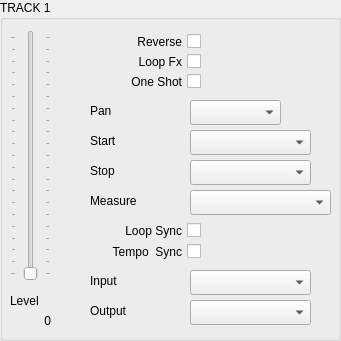
   <widget class="QGroupBox" name="gp_Track1">
    <property name="geometry">
     <rect>
      <x>10</x>
      <y>70</y>
      <width>341</width>
      <height>341</height>
     </rect>
    </property>
    <property name="title">
     <string>TRACK 1</string>
    </property>
    <widget class="QCheckBox" name="track1_Reverse">
     <property name="geometry">
      <rect>
       <x>110</x>
       <y>30</y>
       <width>91</width>
       <height>23</height>
      </rect>
     </property>
     <property name="layoutDirection">
      <enum>Qt::RightToLeft</enum>
     </property>
     <property name="text">
      <string>Reverse</string>
     </property>
    </widget>
    <widget class="QSlider" name="track1_Level">
     <property name="geometry">
      <rect>
       <x>10</x>
       <y>30</y>
       <width>41</width>
       <height>251</height>
      </rect>
     </property>
     <property name="maximum">
      <number>200</number>
     </property>
     <property name="orientation">
      <enum>Qt::Vertical</enum>
     </property>
     <property name="tickPosition">
      <enum>QSlider::TicksBothSides</enum>
     </property>
    </widget>
    <widget class="QLabel" name="label_track1_Level">
     <property name="geometry">
      <rect>
       <x>10</x>
       <y>290</y>
       <width>41</width>
       <height>21</height>
      </rect>
     </property>
     <property name="text">
      <string>Level</string>
     </property>
    </widget>
    <widget class="QCheckBox" name="track1_LoopFx">
     <property name="geometry">
      <rect>
       <x>120</x>
       <y>50</y>
       <width>81</width>
       <height>23</height>
      </rect>
     </property>
     <property name="layoutDirection">
      <enum>Qt::RightToLeft</enum>
     </property>
     <property name="autoFillBackground">
      <bool>false</bool>
     </property>
     <property name="text">
      <string>Loop Fx</string>
     </property>
    </widget>
    <widget class="QCheckBox" name="track1_OneShot">
     <property name="geometry">
      <rect>
       <x>110</x>
       <y>70</y>
       <width>91</width>
       <height>23</height>
      </rect>
     </property>
     <property name="layoutDirection">
      <enum>Qt::RightToLeft</enum>
     </property>
     <property name="text">
      <string>One Shot</string>
     </property>
    </widget>
    <widget class="QLabel" name="label_track1_Pan">
     <property name="geometry">
      <rect>
       <x>90</x>
       <y>100</y>
       <width>91</width>
       <height>21</height>
      </rect>
     </property>
     <property name="text">
      <string>Pan</string>
     </property>
    </widget>
    <widget class="QComboBox" name="track1_Pan">
     <property name="geometry">
      <rect>
       <x>190</x>
       <y>100</y>
       <width>91</width>
       <height>25</height>
      </rect>
     </property>
    </widget>
    <widget class="QComboBox" name="track1_Stop">
     <property name="geometry">
      <rect>
       <x>190</x>
       <y>160</y>
       <width>121</width>
       <height>25</height>
      </rect>
     </property>
    </widget>
    <widget class="QLabel" name="label_track1_Stop">
     <property name="geometry">
      <rect>
       <x>90</x>
       <y>160</y>
       <width>91</width>
       <height>21</height>
      </rect>
     </property>
     <property name="text">
      <string>Stop</string>
     </property>
    </widget>
    <widget class="QComboBox" name="track1_Start">
     <property name="geometry">
      <rect>
       <x>190</x>
       <y>130</y>
       <width>121</width>
       <height>25</height>
      </rect>
     </property>
    </widget>
    <widget class="QLabel" name="label_track1_Start">
     <property name="geometry">
      <rect>
       <x>90</x>
       <y>130</y>
       <width>91</width>
       <height>21</height>
      </rect>
     </property>
     <property name="text">
      <string>Start</string>
     </property>
    </widget>
    <widget class="QComboBox" name="track1_Measure">
     <property name="geometry">
      <rect>
       <x>190</x>
       <y>190</y>
       <width>141</width>
       <height>25</height>
      </rect>
     </property>
    </widget>
    <widget class="QLabel" name="label_track1_Measure">
     <property name="geometry">
      <rect>
       <x>90</x>
       <y>190</y>
       <width>91</width>
       <height>21</height>
      </rect>
     </property>
     <property name="text">
      <string>Measure</string>
     </property>
    </widget>
    <widget class="QCheckBox" name="track1_LoopSync">
     <property name="geometry">
      <rect>
       <x>80</x>
       <y>220</y>
       <width>121</width>
       <height>21</height>
      </rect>
     </property>
     <property name="layoutDirection">
      <enum>Qt::RightToLeft</enum>
     </property>
     <property name="text">
      <string>Loop Sync</string>
     </property>
    </widget>
    <widget class="QCheckBox" name="track1_TempoSync">
     <property name="geometry">
      <rect>
       <x>70</x>
       <y>240</y>
       <width>131</width>
       <height>23</height>
      </rect>
     </property>
     <property name="layoutDirection">
      <enum>Qt::RightToLeft</enum>
     </property>
     <property name="text">
      <string>Tempo  Sync</string>
     </property>
    </widget>
    <widget class="QLabel" name="label_track1_Output">
     <property name="geometry">
      <rect>
       <x>90</x>
       <y>300</y>
       <width>71</width>
       <height>21</height>
      </rect>
     </property>
     <property name="text">
      <string>Output</string>
     </property>
    </widget>
    <widget class="QComboBox" name="track1_Input">
     <property name="geometry">
      <rect>
       <x>190</x>
       <y>270</y>
       <width>121</width>
       <height>25</height>
      </rect>
     </property>
    </widget>
    <widget class="QComboBox" name="track1_Output">
     <property name="geometry">
      <rect>
       <x>190</x>
       <y>300</y>
       <width>121</width>
       <height>25</height>
      </rect>
     </property>
    </widget>
    <widget class="QLabel" name="label_track1_Input">
     <property name="geometry">
      <rect>
       <x>90</x>
       <y>270</y>
       <width>71</width>
       <height>21</height>
      </rect>
     </property>
     <property name="text">
      <string>Input</string>
     </property>
    </widget>
    <widget class="QLabel" name="label_track1_PlyLevel">
     <property name="geometry">
      <rect>
       <x>10</x>
       <y>310</y>
       <width>41</width>
       <height>21</height>
      </rect>
     </property>
     <property name="text">
      <string>0</string>
     </property>
     <property name="alignment">
      <set>Qt::AlignRight|Qt::AlignTrailing|Qt::AlignVCenter</set>
     </property>
    </widget>
   </widget>
